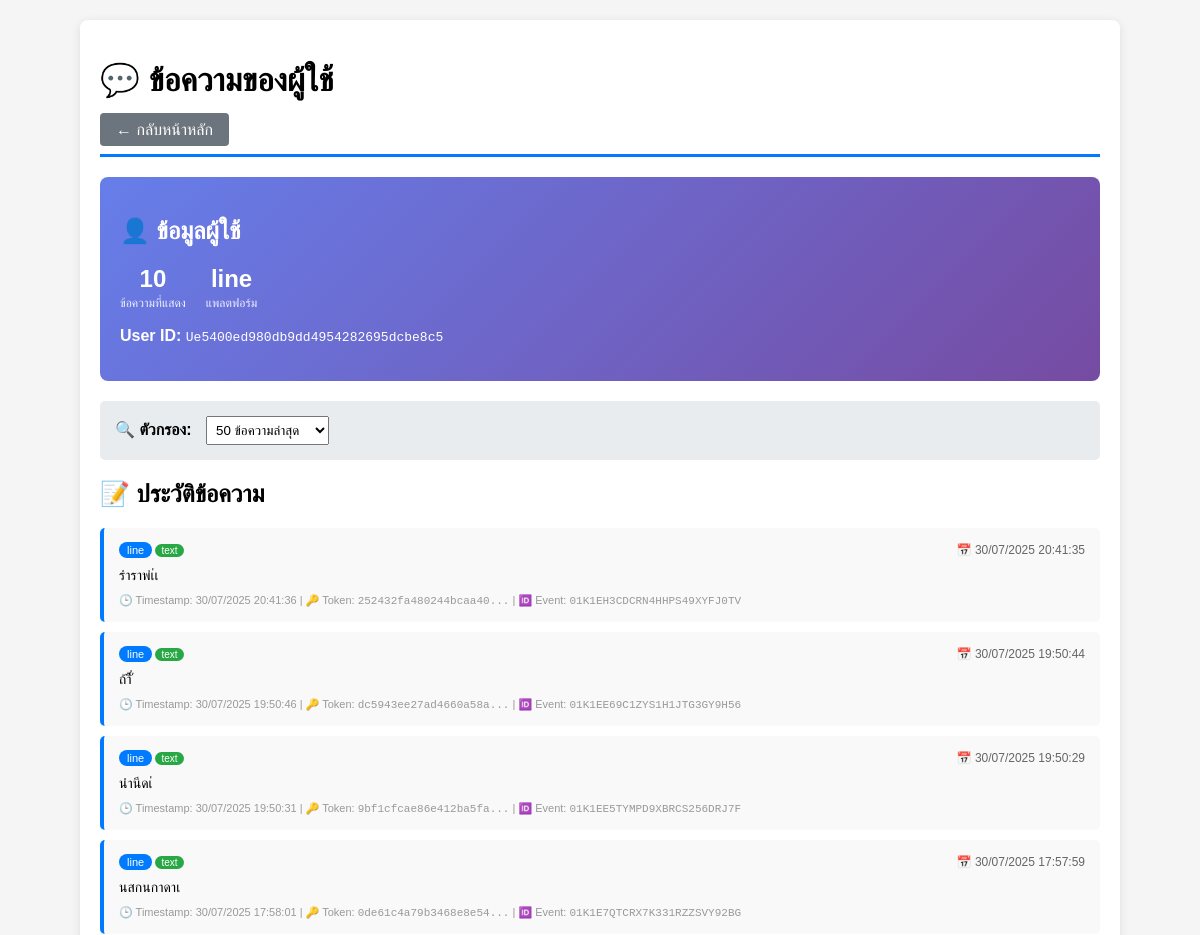
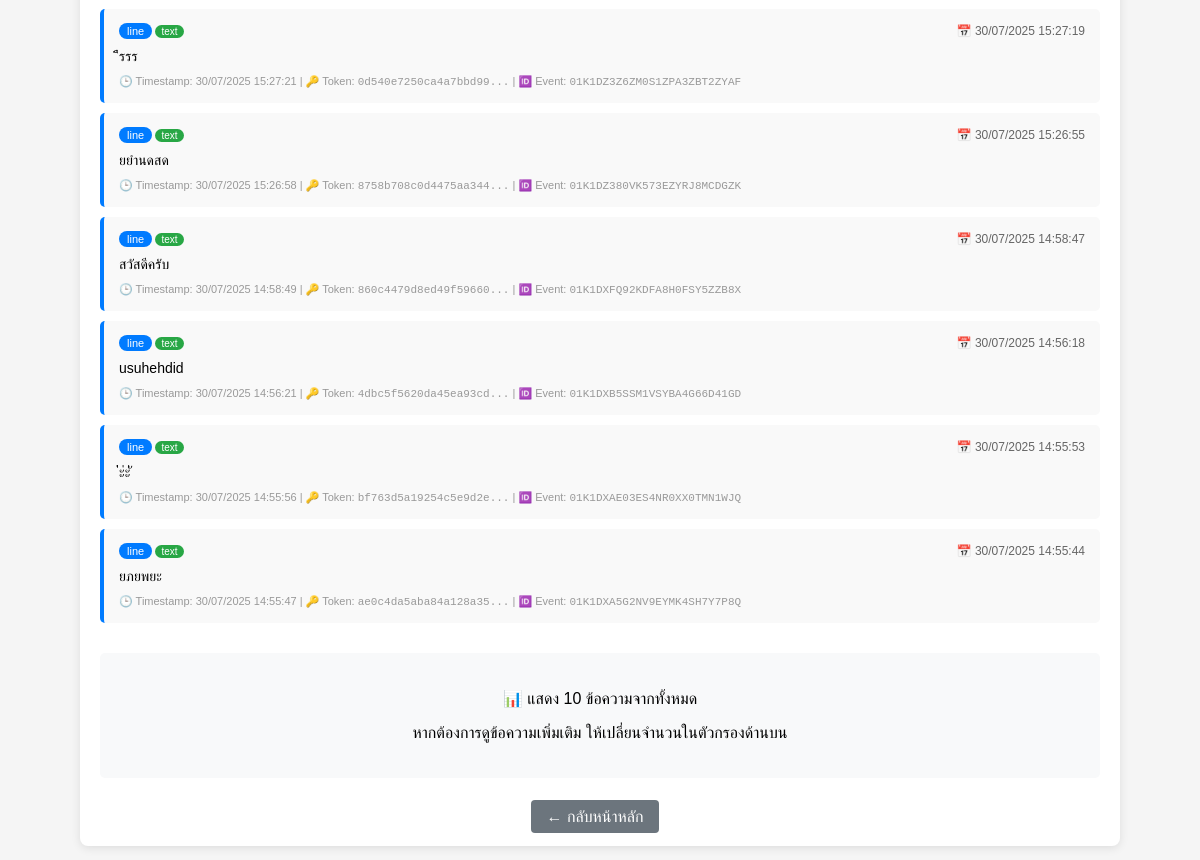
The page /hook/view_messages.php?user_id=Ue5400ed980db9dd4954282695dcbe8c5&platform=line on the database its author committed (2 pictures, top to bottom).
### tables this page shows
CREATE TABLE `messages` (
  `id` int(11) NOT NULL,
  `platform` varchar(50) NOT NULL,
  `user_id` varchar(255) NOT NULL,
  `message_type` varchar(50) NOT NULL COMMENT 'ประเภทข้อความ เช่น text, image, sticker',
  `message_text` text DEFAULT NULL COMMENT 'เนื้อหาข้อความ (ถ้ามี)',
  `timestamp` bigint(20) DEFAULT NULL COMMENT 'Timestamp จาก Webhook (ถ้ามี)',
  `reply_token` varchar(255) DEFAULT NULL COMMENT 'Reply Token สำหรับตอบกลับ (เฉพาะ LINE)',
  `webhook_event_id` varchar(255) DEFAULT NULL COMMENT 'Event ID จาก Webhook (ถ้ามี)',
  `created_at` timestamp NOT NULL DEFAULT current_timestamp()
);

### hook/user_manager.php (called while the page is built, shortened)
<?php
require_once 'config.php';
class UserManager {
    private $db;
    public function __construct() {
        $config = new DatabaseConfig();
        $this->db = $config->connect();
    }
    public function getUserMessages($userId, $platform, $limit = 50) {
        $stmt = $this->db->prepare("
            SELECT * FROM messages
            WHERE user_id = :user_id AND platform = :platform
            ORDER BY created_at DESC
            LIMIT :limit
        ");
        $stmt->bindParam(':user_id', $userId);
        $stmt->bindParam(':platform', $platform);
        $stmt->bindParam(':limit', $limit, PDO::PARAM_INT);
        $stmt->execute();
        return $stmt->fetchAll();
    }
}
?>

### hook/config.php (called while the page is built, shortened)
<?php
class DatabaseConfig {
    private $host = 'localhost';
    private $dbname = 'webhook_db';
    private $username = 'root';
    private $password = '';
    public function connect() {
        try {
            $this->pdo = new PDO(
                "mysql:host={$this->host};dbname={$this->dbname};charset=utf8mb4",
                $this->username,
                $this->password,
                [
                    PDO::ATTR_ERRMODE => PDO::ERRMODE_EXCEPTION,
                    PDO::ATTR_DEFAULT_FETCH_MODE => PDO::FETCH_ASSOC,
                    PDO::ATTR_EMULATE_PREPARES => false
                ]
            );
            return $this->pdo;
        } catch (PDOException $e) {
            error_log("Database connection failed: " . $e->getMessage());
            return null;
        }
    }
}
?>

### hook/view_messages.php (the view, shortened to what this page needs)
<?php
require_once 'config.php';
$userId = $_GET['user_id'];
$platform = $_GET['platform'];
$limit = isset($_GET['limit']) ? intval($_GET['limit']) : 50;
$userManager = new UserManager();
$messages = $userManager->getUserMessages($userId, $platform, $limit);
?>
<!DOCTYPE html>
<html>
<head>
</head>
<body>
    <div class="container">
        <div class="header">
            <h1>💬 ข้อความของผู้ใช้</h1>
            <a href="index.php" class="back-btn">← กลับหน้าหลัก</a>
        </div>
        <div class="user-info">
            <h2>👤 ข้อมูลผู้ใช้</h2>
            <div class="stats">
                <div class="stat">
                    <span class="stat-number"><?php echo count($messages); ?></span>
                    <span class="stat-label">ข้อความที่แสดง</span>
                </div>
                <div class="stat">
                    <span class="stat-number"><?php echo htmlspecialchars($platform); ?></span>
                    <span class="stat-label">แพลตฟอร์ม</span>
                </div>
            </div>
            <p><strong>User ID:</strong> <code><?php echo htmlspecialchars($userId); ?></code></p>
        </div>
        <div class="filter-bar">
            <strong>🔍 ตัวกรอง:</strong>
            <select onchange="changeLimit(this.value)">
                <option value="50" <?php echo $limit == 50 ? 'selected' : ''; ?>>50 ข้อความล่าสุด</option>
            </select>
        </div>
        <h2>📝 ประวัติข้อความ</h2>
        <?php if (empty($messages)): ?>
            <div class="no-messages">
                <h3>📭 ไม่มีข้อความ</h3>
                <p>ผู้ใช้คนนี้ยังไม่เคยส่งข้อความมา</p>
            </div>
        <?php else: ?>
            <?php foreach ($messages as $message): ?>
                <div class="message">
                    <div class="message-header">
                        <span class="platform-badge"><?php echo htmlspecialchars($message['platform']); ?></span>
                        <span class="message-type"><?php echo htmlspecialchars($message['message_type']); ?></span>
                        <span style="float: right;">
                            📅 <?php echo date('d/m/Y H:i:s', strtotime($message['created_at'])); ?>
                        </span>
                    </div>
                    <div class="message-text">
                        <?php if (!empty($message['message_text'])): ?>
                            <?php echo nl2br(htmlspecialchars($message['message_text'])); ?>
                        <?php else: ?>
                            <em style="color: #999;">ไม่มีข้อความ (อาจเป็นไฟล์หรือสติกเกอร์)</em>
                        <?php endif; ?>
                    </div>
                    <div class="message-meta">
                        <?php if (!empty($message['timestamp'])): ?>
                            🕒 Timestamp: <?php echo date('d/m/Y H:i:s', $message['timestamp'] / 1000); ?>
                        <?php endif; ?>
                        <?php if (!empty($message['reply_token'])): ?>
                            | 🔑 Token: <code><?php echo substr($message['reply_token'], 0, 20); ?>...</code>
                        <?php endif; ?>
                        <?php if (!empty($message['webhook_event_id'])): ?>
                            | 🆔 Event: <code><?php echo htmlspecialchars($message['webhook_event_id']); ?></code>
                        <?php endif; ?>
                    </div>
                </div>
            <?php endforeach; ?>
            <div style="text-align: center; margin-top: 30px; padding: 20px; background: #f8f9fa; border-radius: 5px;">
                <p>📊 แสดง <?php echo count($messages); ?> ข้อความจากทั้งหมด</p>
                <p>หากต้องการดูข้อความเพิ่มเติม ให้เปลี่ยนจำนวนในตัวกรองด้านบน</p>
            </div>
        <?php endif; ?>
        <div style="margin-top: 30px; text-align: center;">
            <a href="index.php" class="back-btn">← กลับหน้าหลัก</a>
        </div>
    </div>
</body>
</html>

### hook/view_messages.php (style rules this page uses)
body { font-family: Arial, sans-serif; margin: 20px; background: #f5f5f5; }
.container { max-width: 1000px; margin: 0 auto; background: white; padding: 20px; border-radius: 8px; box-shadow: 0 2px 10px rgba(0,0,0,0.1); }
.header { border-bottom: 3px solid #007bff; padding-bottom: 15px; margin-bottom: 20px; }
.user-info { background: linear-gradient(135deg, #667eea 0%, #764ba2 100%); color: white; padding: 20px; border-radius: 8px; margin-bottom: 20px; }
.message { background: #f9f9f9; border-left: 4px solid #007bff; padding: 15px; margin: 10px 0; border-radius: 5px; }
.message-header { font-size: 12px; color: #666; margin-bottom: 8px; }
.message-text { font-size: 14px; line-height: 1.5; }
.message-meta { font-size: 11px; color: #999; margin-top: 8px; }
.back-btn { background: #6c757d; color: white; text-decoration: none; padding: 8px 16px; border-radius: 4px; margin-right: 10px; }
.platform-badge { background: #007bff; color: white; padding: 2px 8px; border-radius: 12px; font-size: 11px; }
.stats { display: flex; gap: 20px; margin: 15px 0; }
.stat { text-align: center; }
.stat-number { font-size: 24px; font-weight: bold; display: block; }
.stat-label { font-size: 12px; opacity: 0.9; }
.message-type { background: #28a745; color: white; padding: 1px 6px; border-radius: 10px; font-size: 10px; }
.filter-bar { background: #e9ecef; padding: 15px; border-radius: 5px; margin-bottom: 20px; }
.filter-bar select, .filter-bar input { margin: 0 10px; padding: 5px; }

### rows shown on the page
messages: platform "line", message_type "text", created_at "30/07/2025 20:41:35", message_text "รำราพ่เ่เ", timestamp "30/07/2025 20:41:36", reply_token "252432fa480244bcaa40", webhook_event "01K1EH3CDCRN4HHPS49XYFJ0TV"
messages: platform "line", message_type "text", created_at "30/07/2025 19:50:44", message_text "ถ้าั่้ี", timestamp "30/07/2025 19:50:46", reply_token "dc5943ee27ad4660a58a", webhook_event "01K1EE69C1ZYS1H1JTG3GY9H56"
messages: platform "line", message_type "text", created_at "30/07/2025 19:50:29", message_text "นำนีดเ่", timestamp "30/07/2025 19:50:31", reply_token "9bf1cfcae86e412ba5fa", webhook_event "01K1EE5TYMPD9XBRCS256DRJ7F"
messages: platform "line", message_type "text", created_at "30/07/2025 17:57:59", message_text "นสกนกาดาเ", timestamp "30/07/2025 17:58:01", reply_token "0de61c4a79b3468e8e54", webhook_event "01K1E7QTCRX7K331RZZSVY92BG"
messages: platform "line", message_type "text", created_at "30/07/2025 15:27:19", message_text "ึึรรร", timestamp "30/07/2025 15:27:21", reply_token "0d540e7250ca4a7bbd99", webhook_event "01K1DZ3Z6ZM0S1ZPA3ZBT2ZYAF"
messages: platform "line", message_type "text", created_at "30/07/2025 15:26:55", message_text "ยยำนดสด", timestamp "30/07/2025 15:26:58", reply_token "8758b708c0d4475aa344", webhook_event "01K1DZ380VK573EZYRJ8MCDGZK"
messages: platform "line", message_type "text", created_at "30/07/2025 14:58:47", message_text "สวัสดีครับ", timestamp "30/07/2025 14:58:49", reply_token "860c4479d8ed49f59660", webhook_event "01K1DXFQ92KDFA8H0FSY5ZZB8X"
messages: platform "line", message_type "text", created_at "30/07/2025 14:56:18", message_text "usuhehdid", timestamp "30/07/2025 14:56:21", reply_token "4dbc5f5620da45ea93cd", webhook_event "01K1DXB5SSM1VSYBA4G66D41GD"
messages: platform "line", message_type "text", created_at "30/07/2025 14:55:53", message_text "่่่ะ่ะ่ั", timestamp "30/07/2025 14:55:56", reply_token "bf763d5a19254c5e9d2e", webhook_event "01K1DXAE03ES4NR0XX0TMN1WJQ"
messages: platform "line", message_type "text", created_at "30/07/2025 14:55:44", message_text "ยภยพยะ", timestamp "30/07/2025 14:55:47", reply_token "ae0c4da5aba84a128a35", webhook_event "01K1DXA5G2NV9EYMK4SH7Y7P8Q"

### other values the page prints
count($messages) "10"
$platform "line"
$userId "Ue5400ed980db9dd4954282695dcbe8c5"
